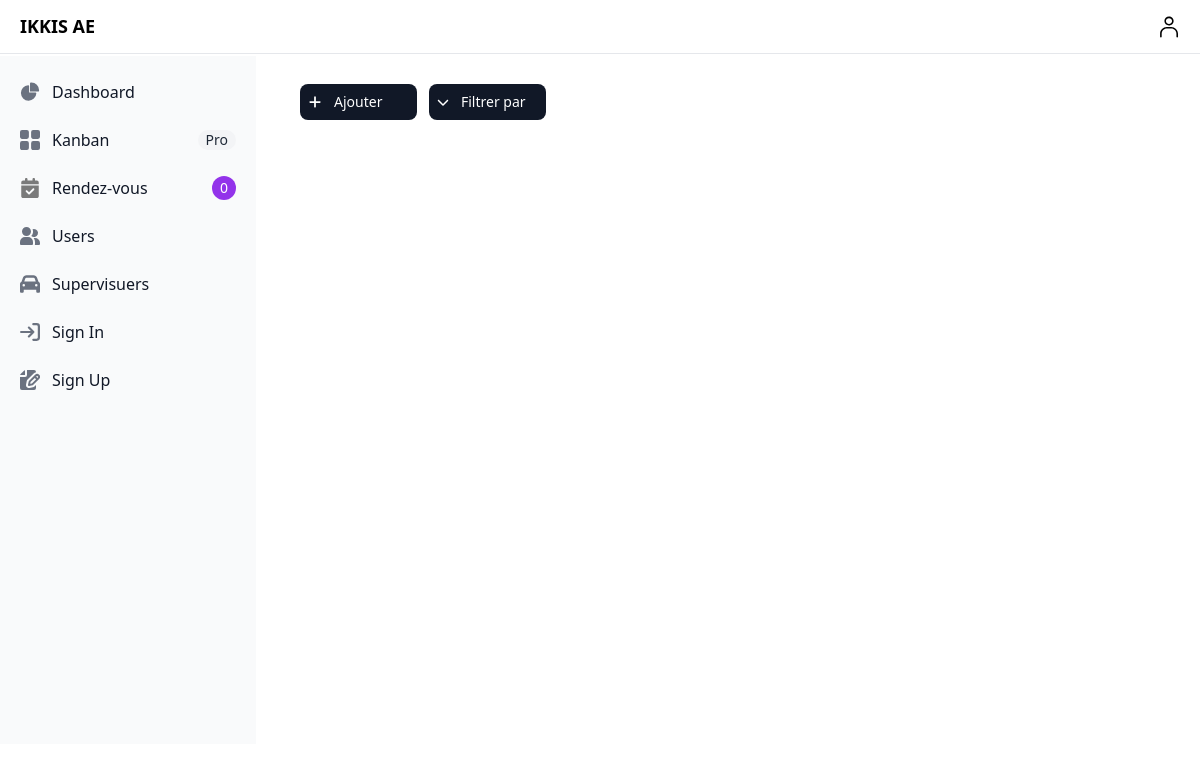
Page /dashboard/appointement on the earlier database version.
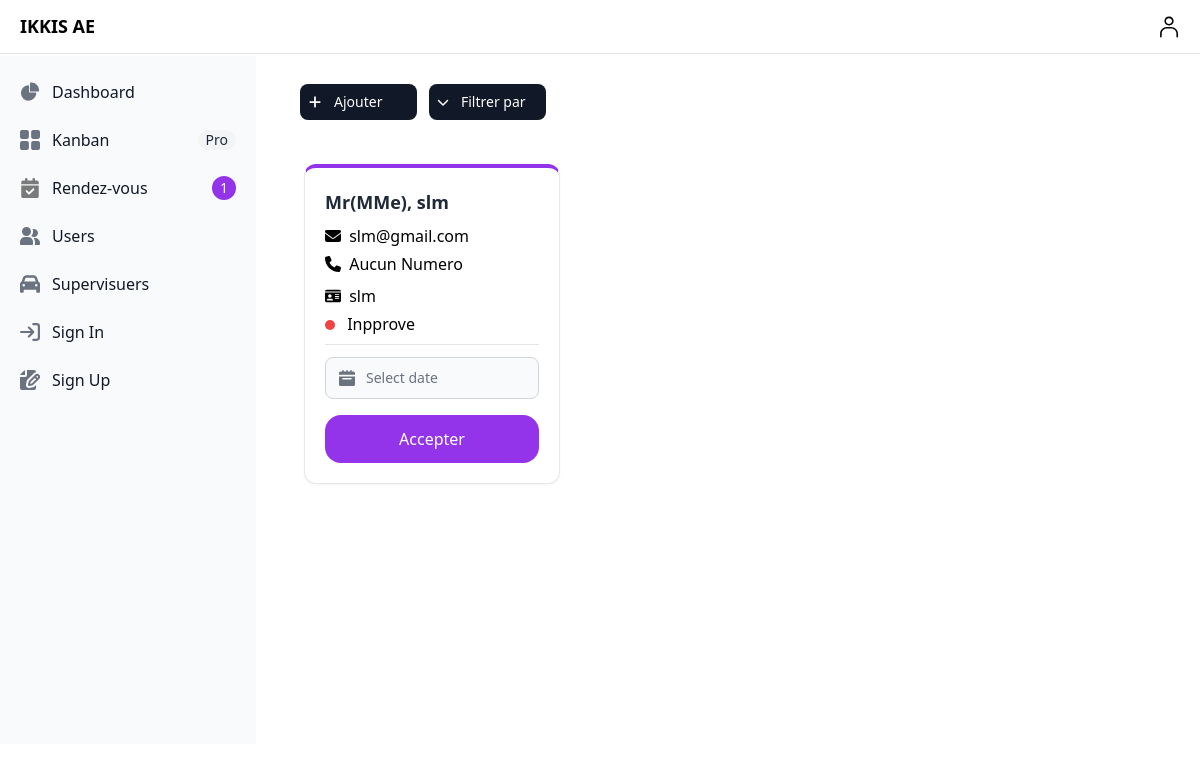
Same page on the later database version.
### app/models.py (models this page shows)
class Appointement(models.Model):
    accepted=models.BooleanField(default=False)
    nom=models.CharField(max_length=20,null=True)
    prenom=models.CharField(max_length=30,null=True)
    cni=models.CharField(max_length=10,null=True)
    numero_telephone=models.IntegerField(null=True)
    email=models.EmailField(max_length=20,null=True)
    message=models.CharField(max_length=40,null=True)
    date=models.TextField(null=True)

### sfe/views.py (the view)
# urls.py: path('dashboard/appointement',views.appointement,name="appointement"),
def appointement(request):
    new_appointement=Appointement.objects.all().order_by('accepted')
    context={
        'new_appointement':new_appointement,
    }
    return render(request,"adm/appointement.html",context)

### templates/adm/appointement.html (shortened to what the changed rows need)
{% extends 'adm/dash.html' %}
{% block content %}
<div class="sm:ml-72">
          {% include "msg/msg.html" %}
{% for i in new_appointement  %}
<div class="lg:w-64 h-80 mx-4 bg-white border border-t-4 border-t-purple-600 shadow-sm rounded-xl inline-block my-4 ">
          <div class="p-4 md:p-5">
                    <h3 class="text-lg font-bold text-gray-800">
                      Mr(MMe), {{i.nom}}
                    </h3>
                    <div class="pt-2">
                              <p class="inline-block">{{i.email}}</p>
                    </div>
                    <div >
                          {% if not i.numero_telephone is None %}
                              <div class="pt-1 inline-block mr-3">
                                        <svg class="inline-block w-4 h-4 mr-1 mb-1" xmlns="http://www.w3.org/1000/svg" viewBox="0 0 512 512"><path d="M164.9 24.6c-7.7-18.6-28-28.5-47.4-23.2l-88 24C12.1 30.2 0 46 0 64C0 311.4 200.6 512 448 512c18 0 33.8-12.1 38.6-29.5l24-88c5.3-19.4-4.6-39.7-23.2-47.4l-96-40c-16.3-6.8-35.2-2.1-46.3 11.6L304.7 368C234.3 334.7 177.3 277.7 144 207.3L193.3 167c13.7-11.2 18.4-30 11.6-46.3l-40-96z"/></svg>
                                        <p class="inline-block"><span class="opacity-60">+212</span> {{i.numero_telephone}}</p>
                              </div>
                              {% else %}
                              <div class="pt-1 inline-block mr-3">
                                      Aucun Numero
                              </div>
                          {% endif %}
                              <div class="py-0.5"></div>
                              <div class="pt-1 inline-block mr-4">
                                        <p class="inline-block">{{i.cni}}</p>
                              </div>
                    </div>
                    <div class="pt-1 inline-block mr-4">
                      {% if i.accepted %}
                      <div class="h-2.5 w-2.5 rounded-full bg-green-500 me-2 inline-block"></div>
                      <p class="inline-block">Approve</p>
                      {% else %}
                      <div class="h-2.5 w-2.5 rounded-full bg-red-500 me-2 inline-block"></div>
                      <p class="inline-block">Inpprove</p>
                      {% endif %}
                    </div>
                    <div class="border-b pt-2">
                    </div>
                    <div>
                    <div class="relative max-w-sm mt-3 ">
                      <div class="absolute inset-y-0 start-0 flex items-center ps-3.5 pointer-events-none">
                      </div>
                      <form method="POST" action="{% url 'approve_appoint' app_id=i.id %}">
                      <input readonly datepicker type="text" name="date" id="date" class=" bg-gray-50 border border-gray-300 text-gray-900 text-sm rounded-lg focus:ring-blue-500 focus:border-blue-500 block w-full ps-10 p-2.5 " placeholder="Select date">
                      </div>
                      <button class="block mt-4 w-full bg-purple-600 text-white py-3 rounded-2xl hover:bg-yellow-300 transition " >Accepter</button>
                    </div>
                    </div>
                  </div>
{% endfor %}
</div>
{% endblock content %}

Differences in the rows shown:
added Appointement: nom "slm", email "slm@gmail.com", shows "Aucun Numero", cni "slm", accepted False (drawn)
Other differences:
{{ new_appointement.count }}: "0" → "1"
